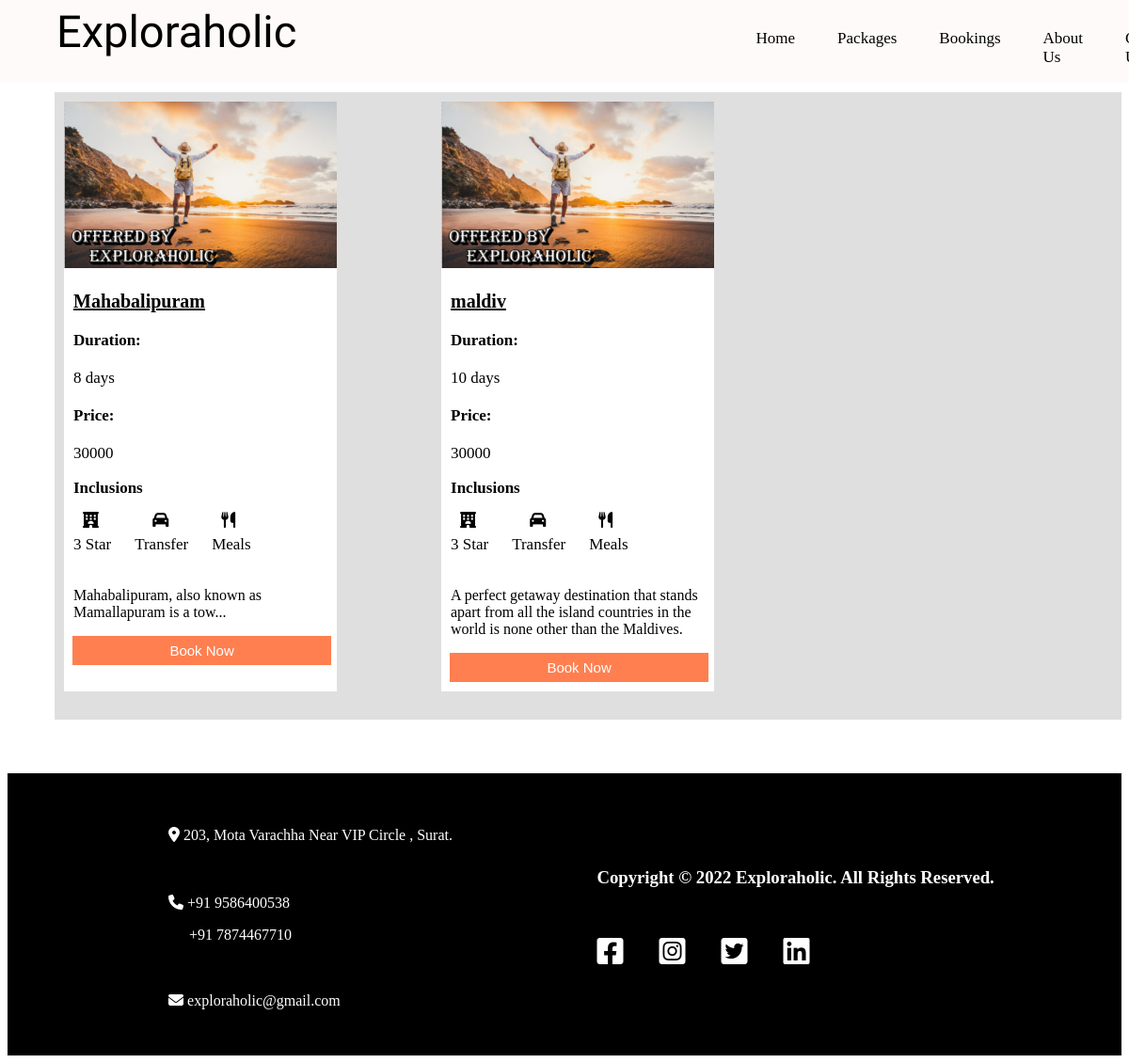
The page /website1/asp/package.php on the database its author committed.
### tables this page shows
CREATE TABLE `package` (
  `id` int(10) NOT NULL,
  `destination` varchar(30) NOT NULL,
  `duration` varchar(30) NOT NULL,
  `price` int(10) NOT NULL,
  `descripstion` text NOT NULL,
  `date` datetime NOT NULL DEFAULT current_timestamp()
);

### website1/asp/package.php (the view, shortened to what this page needs)
<?php
require "db.php";
$sql = "SELECT * FROM `package`";
$result = mysqli_query($con,$sql);
?>
<!DOCTYPE html>
<html lang="en">
<head>
  <link rel="stylesheet" href="https://cdnjs.cloudflare.com/ajax/libs/font-awesome/6.1.1/css/all.min.css"
 />
</head>
<body>
  <div class="main_div">
    <nav class="main_nav">
      <div class="logo">Exploraholic</div>
      <div class="navigation_menu">
        <ul class="nav_ul1">
            <li class="nav_li"><a href="../asp/index.php" class="nav_a1">Home</a></li>
            <li class="nav_li"><a href="../asp/package.php" class="nav_a1">Packages</a></li>
            <li class="nav_li"><a href="../asp/booking.php" class="nav_a1">Bookings</a></li>
            <li class="nav_li"><a href="../html/about.html" class="nav_a1">About Us</a></li>
            <li class="nav_li"><a href="../html/contact.html" class="nav_a1">Contact Us</a></li>
        </ul>
      </div>
    </nav>
    <div class="prt2">
      <h1 class="prt2_h11"> Activities </h1>
      <div class="main_act">
     <?php
        while($row = mysqli_fetch_assoc($result)){
     ?>
        <div class="act_1">
          <img src="/admin1/website1/images/pkgg.png" class="act1_img">
          <h3 class="act1_h31"> <u> <?php echo $row['destination']; ?></u> </h3>
          <p class="act1_p1"> <strong> Duration: </strong>
            <br><br>
            <?php echo $row['duration']; ?>         <br><br>
            <strong>Price:</strong>
            <br><br>
<?php echo $row['price']; ?>         </p>
          <p class="act1_p1"> <strong> Inclusions </strong> </p>
          <div class="inclusion">
            <p>
              <i class="fa-solid fa-hotel"></i> <br> 3 Star
            </p>
            <p>
              <i class="fa-solid fa-car"></i> <br> Transfer
            </p>
            <p>
              <i class="fa-solid fa-utensils"></i><br> Meals
            </p>
          </div>
          <p class="package1_p1">
           <?php
           echo $row['descripstion'];
           ?>
          </p>
          <button class="package1_btn">
            <a href="../booking/booking.html" class="package1_a1">Book Now</a>
          </button>
        </div>
<?php
        }
?>
      </div>
      <div class="footer">
        <footer class="footer_info">
          <i class="fa-solid fa-location-dot"></i> 203, Mota Varachha Near VIP Circle , Surat.
          <br><br><br><br>
          <i class="fa-solid fa-phone"></i> +91 9586400538 <br>
          <p class="pn_2"> +91 7874467710 </p>
          <br><br>
          <i class="fa-solid fa-envelope"></i> exploraholic@gmail.com
          <h3 class="footer_p">Copyright © 2022 Exploraholic. All Rights Reserved. </h3>
          <h1 class="footer_logo">
            <i class="fa-brands fa-facebook-square"></i>
            <i class="fa-brands fa-instagram-square"></i>
            <i class="fa-brands fa-twitter-square"></i>
            <i class="fa-brands fa-linkedin"></i>
          </h1>
        </footer>
      </div>
    </div>
</body>
</html>

### website1/asp/package.php (style rules this page uses)
.main_div { padding-left: 50px; padding-top: 10px; }
.logo { font-size: 47px; font-family: 'Smooch', cursive; margin-top: 6px; margin-left: 60px; }
.main_nav { width: 101%; margin-left: -58px; background-color: snow; position: fixed; top: 0; z-index: 1; }
.navigation_menu { margin-left: 63%; margin-top: -47px; font-size: 17px; }
.nav_ul1 { display: flex; list-style: none; gap: 45px; }
.nav_a1 { color: black; text-decoration: none; }
.nav_li { transition: 0.9s; }
.main_act { padding: 10px; background-color: #dfdfdf; display: flex; max-width: 100%; flex-wrap: wrap; gap: 10%; }
.act_1 { width: 26%; background-color: white; transition: 1.5s; padding-bottom: 10px; margin-bottom: 20px; }
.act1_img { width: 100%; }
.act1_h31 { margin-left: 10px; font-size: 20px; }
.act1_p1 { margin-left: 10px; font-size: 17px; }
.act1_p1 { margin-left: 10px; }
.inclusion { display: flex; font-size: 17px; gap: 25px; margin-left: 10px; line-height: 25px; margin-top: -22px; }
i.fa-solid.fa-hotel { margin-left: 10px; }
i.fa-solid.fa-car { margin-left: 19px; }
i.fa-solid.fa-utensils { margin-left: 10px; }
.package1_p1 { margin-left: 10px; }
button.package1_btn { width: 95%; margin-left: 9px; padding: 7px; background-color: coral; border: 0px; }
a.package1_a1 { text-decoration: none; color: white; font-size: 15px; }
.footer { border: 1px solid black; margin-top: 5%; margin-left: -50px; background-color: black; color: white; padding-top: 5%; padding-bottom: 6%; padding-left: 15%; }
.pn_2 { margin-left: 22px; }
.footer_p { margin-left: 45%; margin-top: -15%; }
.footer_logo { margin-left: 45%; margin-top: 5%; }
i.fa-brands.fa-instagram-square { margin-left: 30px; }
i.fa-brands.fa-twitter-square { margin-left: 30px; }
i.fa-brands.fa-linkedin { margin-left: 30px; }

### rows shown on the page
package: destination "Mahabalipuram", duration "8 days", price "30000", descripstion "Mahabalipuram, also known as Mamallapuram is a tow..."
package: destination "maldiv", duration "10 days", price "30000", descripstion "A perfect getaway destination that stands apart from all the island countries in the world is none other than the Maldives."
